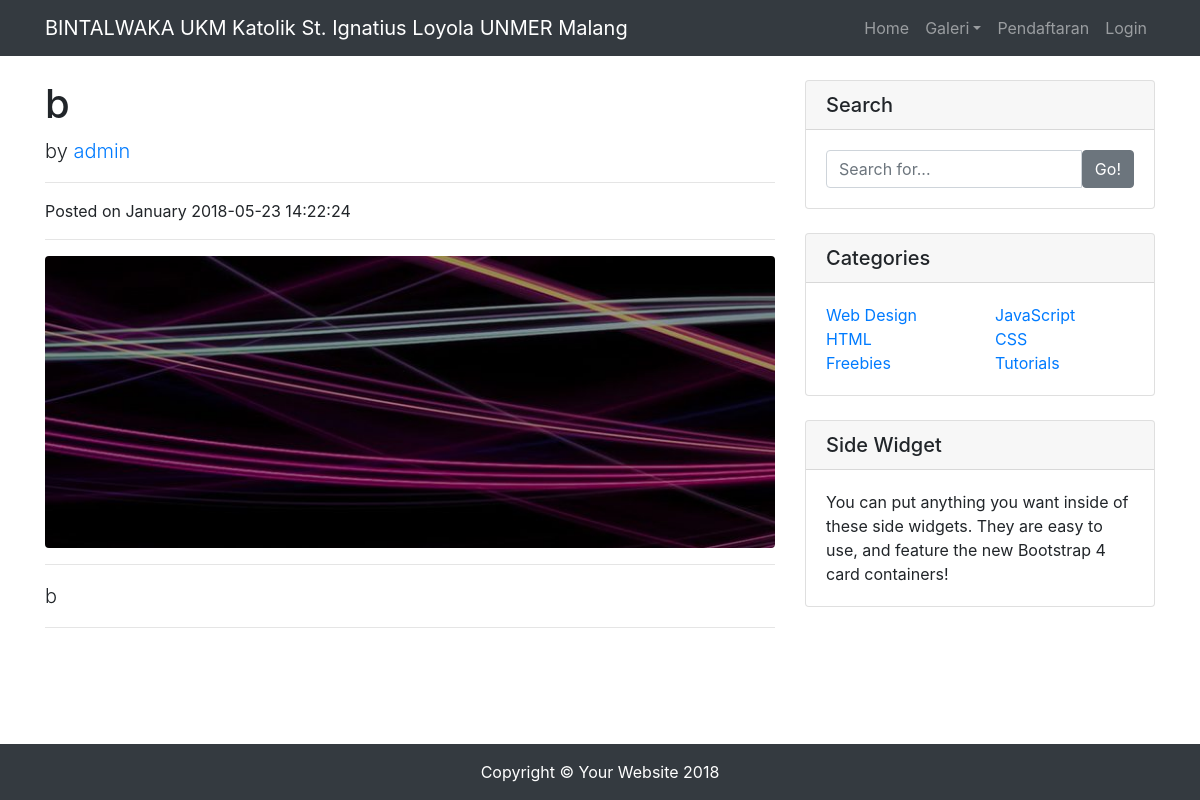
The app's page /home/berita/13, older data.
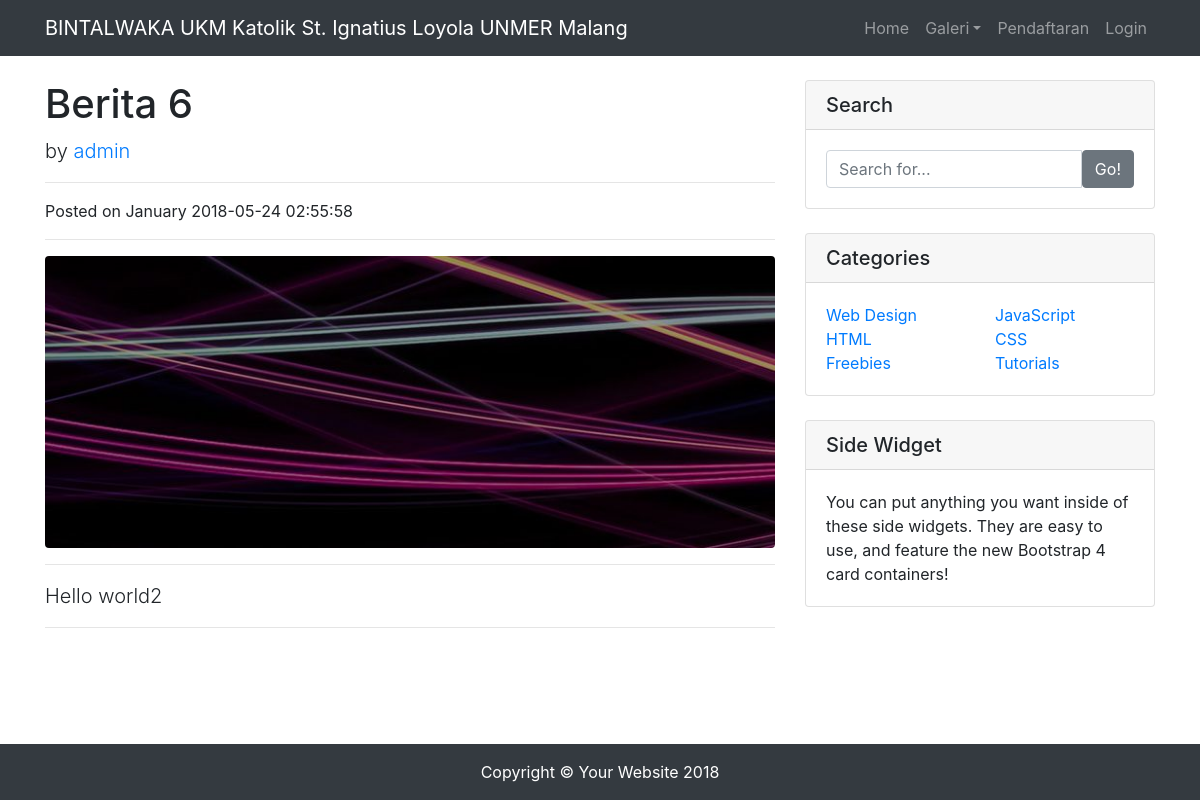
The same page, newer data.
### tables this page shows
CREATE TABLE `t_berita` (
`id_berita`  int(5) NOT NULL AUTO_INCREMENT ,
`judul`  varchar(150) NOT NULL ,
`slug`  varchar(255) NULL DEFAULT NULL ,
`isi`  text NOT NULL ,
`image`  varchar(40) NOT NULL DEFAULT 'banner_default.png' ,
`tanggal`  timestamp NOT NULL DEFAULT CURRENT_TIMESTAMP ON UPDATE CURRENT_TIMESTAMP ,
`id_user`  int(11) NOT NULL ,
PRIMARY KEY (`id_berita`),
FOREIGN KEY (`id_user`) REFERENCES `t_user` (`id_user`) ON DELETE CASCADE ON UPDATE CASCADE,
INDEX `id_user` (`id_user`) USING BTREE 
);

CREATE TABLE `t_user` (
`id_user`  int(8) NOT NULL AUTO_INCREMENT ,
`username`  varchar(8) NOT NULL ,
`password`  varchar(8) NOT NULL ,
PRIMARY KEY (`id_user`)
);

### application/libraries/Template.php (called while the page is built)
<?php if ( ! defined('BASEPATH')) exit('No direct script access allowed');
class Template {
		var $template_data = array();
		function set($name, $value)
		{
			$this->template_data[$name] = $value;
		}
		function load($template = '', $view = '' , $view_data = array(), $return = FALSE)
		{
			$this->CI =& get_instance();
			$this->set('contents', $this->CI->load->view($view, $view_data, TRUE));
			return $this->CI->load->view($template, $this->template_data, $return);
		}
}

### application/controllers/Home.php (called while the page is built, shortened)
<?php
class Home extends CI_Controller {
	public function berita($id)
	{
		$data['berita'] = $this->m_berita->readBy($id)->result();
		$this->template->load('template/home', 'content/berita_baca', $data);
	}
}

### index.php (called while the page is built, shortened)
<?php
require_once BASEPATH.'core/CodeIgniter.php';

### application/models/m_berita.php (called while the page is built, shortened)
<?php
class M_berita extends CI_Model{
  function readBy($id)
  {
    $this->db->select('t_berita.*,t_user.username');
    $this->db->from('t_berita');
    $this->db->join('t_user','t_user.id_user=t_berita.id_user','inner');
    return $this->db->where('id_berita', $id)->get();
  }
}
?>

### application/views/content/berita_baca.php (the view)
<div class="container">
  <div class="row">
    <div class="col-lg-8">
    <?php foreach ($berita as $brt) { ?>
    <?php }?>
      <h1 class="mt-4"><?php echo $brt->judul; ?></h1>
      <p class="lead">
        by
        <a href="#"><?php echo $brt->username; ?></a>
      </p>
      <hr>
      <p>Posted on January <?php echo $brt->tanggal; ?></p>
      <hr>
      <img class="img-fluid rounded" src="<?php echo base_url('assets/image/berita/').$brt->image;?>" alt="">
      <hr>
      <p class="lead"><?php echo $brt->isi; ?></p>
      <hr>
    </div>
    <div class="col-md-4">
      <div class="card my-4">
        <h5 class="card-header">Search</h5>
        <div class="card-body">
          <div class="input-group">
            <input type="text" class="form-control" placeholder="Search for...">
            <span class="input-group-btn">
              <button class="btn btn-secondary" type="button">Go!</button>
            </span>
          </div>
        </div>
      </div>
      <div class="card my-4">
        <h5 class="card-header">Categories</h5>
        <div class="card-body">
          <div class="row">
            <div class="col-lg-6">
              <ul class="list-unstyled mb-0">
                <li>
                  <a href="#">Web Design</a>
                </li>
                <li>
                  <a href="#">HTML</a>
                </li>
                <li>
                  <a href="#">Freebies</a>
                </li>
              </ul>
            </div>
            <div class="col-lg-6">
              <ul class="list-unstyled mb-0">
                <li>
                  <a href="#">JavaScript</a>
                </li>
                <li>
                  <a href="#">CSS</a>
                </li>
                <li>
                  <a href="#">Tutorials</a>
                </li>
              </ul>
            </div>
          </div>
        </div>
      </div>
      <div class="card my-4">
        <h5 class="card-header">Side Widget</h5>
        <div class="card-body">
          You can put anything you want inside of these side widgets. They are easy to use, and feature the new Bootstrap 4 card containers!
        </div>
      </div>
    </div>
  </div>
</div>

Row changes from the older to the newer data that the page shows:
changed t_berita "admin": judul "b" → "Berita 6"; tanggal "2018-05-23 14:22:24" → "2018-05-24 02:55:58"; isi "b" → "Hello world2"
